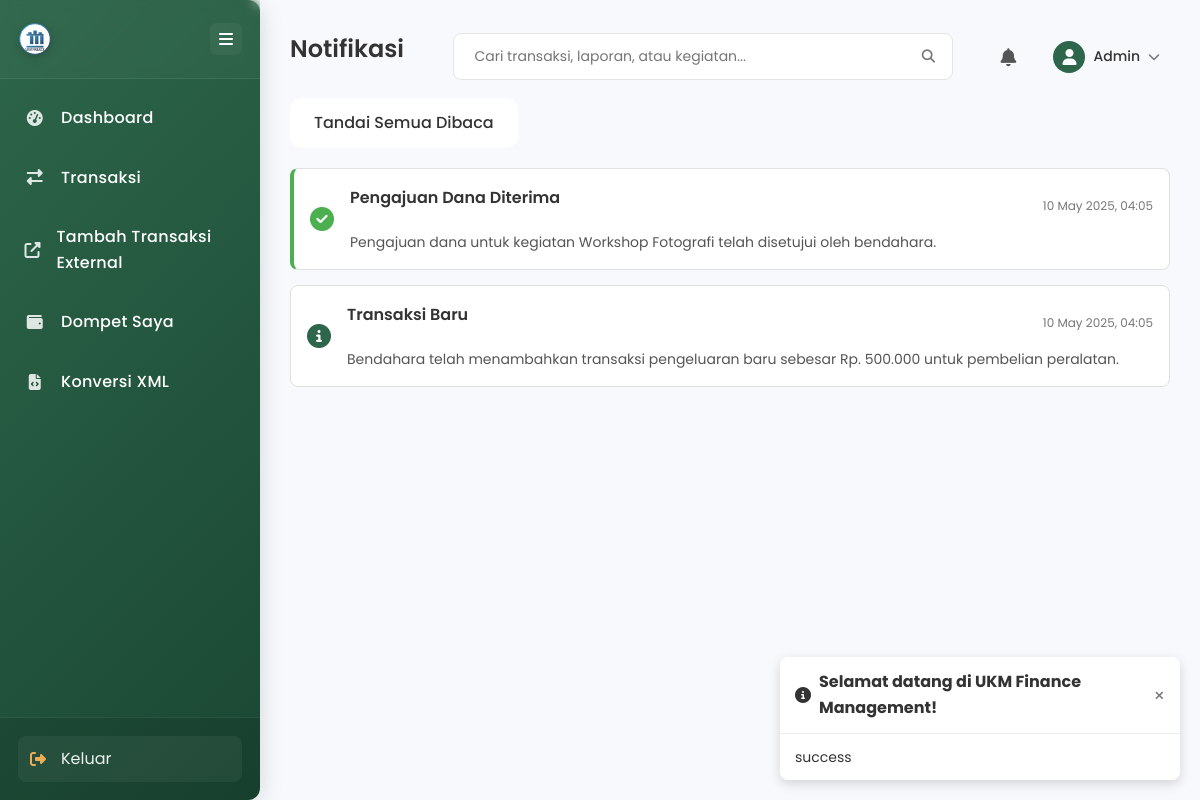
The page /notifications.php?mark_all_read=1 (signed in) on the database its author committed.
### tables this page shows
CREATE TABLE IF NOT EXISTS `notifications` (
  `id` int(11) NOT NULL AUTO_INCREMENT,
  `user_id` int(11) NOT NULL,
  `title` varchar(255) NOT NULL,
  `message` text NOT NULL,
  `type` enum('success', 'warning', 'danger', 'info') NOT NULL DEFAULT 'info',
  `is_read` boolean DEFAULT FALSE,
  `date` timestamp NOT NULL DEFAULT CURRENT_TIMESTAMP,
  `created_at` timestamp NOT NULL DEFAULT CURRENT_TIMESTAMP,
  PRIMARY KEY (`id`),
  CONSTRAINT `notifications_ibfk_1` FOREIGN KEY (`user_id`) REFERENCES `users` (`id`) ON DELETE CASCADE
);

### class/finance.php (called while the page is built, shortened)
<?php
class Finance {
    private $host = 'localhost';
    private $user = 'root';
    private $pass = '';
    private $database = "ukm_finance";
    private $dbConnect = false;
    public function __construct() {
        if(!$this->dbConnect) {
            try {
                $conn = new mysqli($this->host, $this->user, $this->pass, $this->database);
                $this->dbConnect = $conn;
            } catch (Exception $e) {
                error_log("Database connection error: " . $e->getMessage());
                throw new Exception("Database connection error: " . $e->getMessage());
            }
        }
    }
    public function getNotifications($user_id, $limit = null) {
        $sqlQuery = "SELECT * FROM notifications WHERE user_id = ? ORDER BY date DESC";
        $stmt = $this->dbConnect->prepare($sqlQuery);
        $stmt->bind_param("i", $user_id);
        $stmt->execute();
        $result = $stmt->get_result();
        $notifications = array();
        while ($row = $result->fetch_assoc()) {
            $notifications[] = $row;
        }
        return $notifications;
    }
}
?>

### notifications.php (the view, shortened to what this page needs)
<?php
include('inc/header.php');
include('class/finance.php');
$finance = new Finance();
$ukms = $finance->getUkm();
$ukm_id = isset($_SESSION['ukm_id']) ? $_SESSION['ukm_id'] : (count($ukms) > 0 ? $ukms[0]['id'] : null);
$notifications = [];
if ($ukm_id) {
    try {
        $notifications = $finance->getNotifications($_SESSION['user_id']);
    } catch (Exception $e) {
        error_log("Error fetching notifications: " . $e->getMessage());
    }
}
if (isset($_GET['mark_all_read'])) {
    foreach ($notifications as $key => $notification) {
        $notifications[$key]['is_read'] = true;
    }
}
?>
<div class="wrapper">
    <?php include('inc/sidebar.php'); ?>
    <div id="main-content">
        <section class="notifications-page">
            <div class="page-header">
                <h1>Notifikasi</h1>
                <?php include('inc/profile_bar.php'); ?>
            </div>
            <div class="notification-actions">
                <a href="?mark_all_read=1" class="btn btn-outline">Tandai Semua Dibaca</a>
            </div>
            <div class="notification-container">
                <?php if (empty($notifications)): ?>
                    <div class="empty-state">
                        <i class="fas fa-bell-slash"></i>
                        <p>Tidak ada notifikasi</p>
                    </div>
                <?php else: ?>
                    <?php foreach ($notifications as $notification): ?>
                        <div class="notification-card <?php echo $notification['is_read'] ? 'read' : 'unread'; ?> <?php echo $notification['type']; ?>">
                            <div class="notification-icon">
                                <?php if ($notification['type'] == 'success'): ?>
                                    <i class="fas fa-check-circle"></i>
                                <?php elseif ($notification['type'] == 'warning'): ?>
                                    <i class="fas fa-exclamation-triangle"></i>
                                <?php elseif ($notification['type'] == 'danger'): ?>
                                    <i class="fas fa-times-circle"></i>
                                <?php else: ?>
                                    <i class="fas fa-info-circle"></i>
                                <?php endif; ?>
                            </div>
                            <div class="notification-content">
                                <div class="notification-header">
                                    <h3><?php echo $notification['title']; ?></h3>
                                    <span class="notification-time"><?php echo date('d M Y, H:i', strtotime($notification['date'])); ?></span>
                                </div>
                                <p><?php echo $notification['message']; ?></p>
                            </div>
                        </div>
                    <?php endforeach; ?>
                <?php endif; ?>
            </div>
        </section>
    </div>
</div>

### style/style.css (style rules this page uses)
* { margin: 0; padding: 0; box-sizing: border-box; font-family: 'Poppins', sans-serif; }
:root { --primary-color: #2D664A; --secondary-color: #EEAD55; --danger-color: #FF5252; --background-color: #F8F9FC; --text-color: #333333; --card-bg: #FFFFFF; --border-color: #E0E0E0; }
body { background-color: var(--background-color); color: var(--text-color); line-height: 1.6; min-height: 100vh; font-family: 'Poppins', 'Segoe UI', sans-serif; }
h1, h2, h3, h4, h5, h6 { font-family: 'Poppins', sans-serif; margin-bottom: 15px; color: var(--text-color); font-weight: 600; }
a { text-decoration: none; color: var(--primary-color); transition: all 0.3s ease; }
.btn { display: inline-block; padding: 12px 24px; background: var(--card-bg); color: var(--text-color); border: none; border-radius: 12px; cursor: pointer; transition: all 0.3s ease; box-shadow: var(--shadow-light), var(--shadow-dark); font-weight: 500; }
.wrapper { display: flex; width: 100%; min-height: 100vh; }
#main-content { width: calc(100% - 250px); margin-left: 250px; transition: all 0.3s; }
body, .card, .chart-card, .recent-transactions, table, th, td, .search-input, .search-btn, .filter-period, .notification-card-compact, .request-card-compact { transition: background-color 0.3s ease, color 0.3s ease, border-color 0.3s ease, box-shadow 0.3s ease; }
.notifications-page { padding: 30px; }
.page-header { display: flex; justify-content: space-between; align-items: center; margin-bottom: 15px; }
.notification-actions { display: flex; margin-bottom: 20px; gap: 10px; }
.notification-container { display: flex; flex-direction: column; gap: 15px; }
.notification-card { display: flex; background: var(--card-bg); border-radius: 8px; padding: 16px; border: 1px solid var(--border-color); position: relative; transition: all 0.3s ease; }
.notification-card.success { border-left: 4px solid #4CAF50; }
.notification-icon { font-size: 24px; margin-right: 16px; display: flex; align-items: center; }
.notification-card.success .notification-icon { color: #4CAF50; }
.notification-card.info .notification-icon { color: var(--primary-color); }
.notification-content { flex: 1; }
.notification-header { display: flex; justify-content: space-between; align-items: center; margin-bottom: 5px; }
.notification-header h3 { font-size: 16px; font-weight: 600; }
.notification-time { font-size: 12px; color: #777; }
.notification-content p { font-size: 14px; color: #555; }

### style/sidebar.css (style rules this page uses)
.wrapper { display: flex; width: 100%; min-height: 100vh; }
#main-content { width: calc(100% - 260px); margin-left: 260px; transition: all 0.3s ease; padding: 0; position: relative; }

### style/animations.css (style rules this page uses)
.btn, .btn-sm, .filter-period { transition: all 0.3s ease; }

### rows shown on the page
notifications: type "success" (drawn), title "Pengajuan Dana Diterima", date "10 May 2025, 04:05", message "Pengajuan dana untuk kegiatan Workshop Fotografi telah disetujui oleh bendahara."
notifications: type "info" (drawn), title "Transaksi Baru", date "10 May 2025, 04:05", message "Bendahara telah menambahkan transaksi pengeluaran baru sebesar Rp. 500.000 untuk pembelian peralatan."

### other values the page prints
explode(' ', $_SESSION['user_name'])[0] "Admin"
